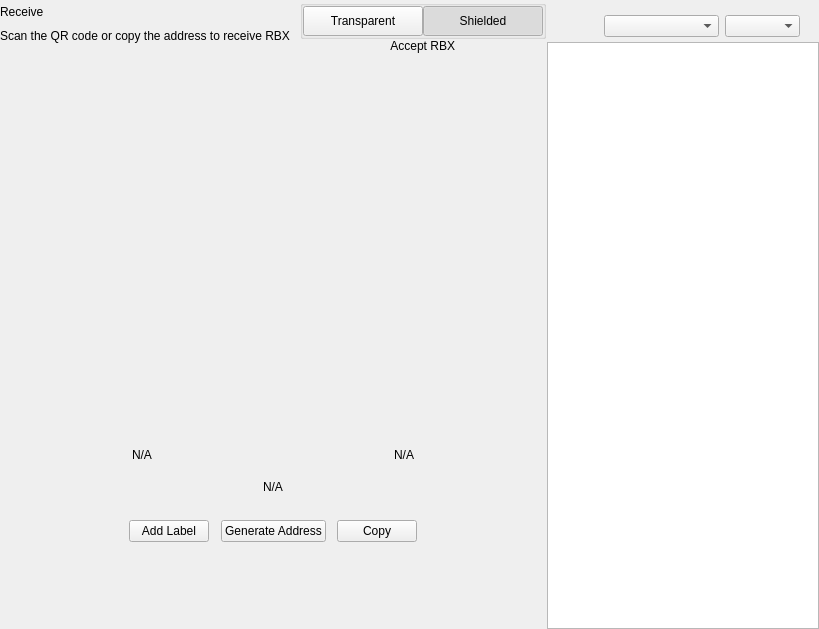
<?xml version="1.0" encoding="UTF-8"?>
<ui version="4.0">
 <class>ReceiveWidget</class>
 <widget class="QWidget" name="ReceiveWidget">
  <property name="geometry">
   <rect>
    <x>0</x>
    <y>0</y>
    <width>819</width>
    <height>629</height>
   </rect>
  </property>
  <property name="minimumSize">
   <size>
    <width>0</width>
    <height>0</height>
   </size>
  </property>
  <property name="windowTitle">
   <string>Form</string>
  </property>
  <layout class="QHBoxLayout" name="horizontalLayout_2" stretch="2,1">
   <property name="spacing">
    <number>0</number>
   </property>
   <property name="leftMargin">
    <number>0</number>
   </property>
   <property name="topMargin">
    <number>0</number>
   </property>
   <property name="rightMargin">
    <number>0</number>
   </property>
   <property name="bottomMargin">
    <number>0</number>
   </property>
   <item>
    <widget class="QWidget" name="left" native="true">
     <layout class="QVBoxLayout" name="verticalLayout_3">
      <property name="leftMargin">
       <number>0</number>
      </property>
      <property name="topMargin">
       <number>0</number>
      </property>
      <property name="rightMargin">
       <number>0</number>
      </property>
      <property name="bottomMargin">
       <number>0</number>
      </property>
      <item>
       <layout class="QVBoxLayout" name="verticalLayout_2">
        <property name="spacing">
         <number>0</number>
        </property>
        <property name="leftMargin">
         <number>0</number>
        </property>
        <item>
         <layout class="QHBoxLayout" name="horizontalLayout_3">
          <property name="spacing">
           <number>0</number>
          </property>
          <item>
           <layout class="QVBoxLayout" name="verticalLayout_4">
            <property name="spacing">
             <number>5</number>
            </property>
            <item>
             <widget class="QLabel" name="labelTitle">
              <property name="text">
               <string>Receive</string>
              </property>
             </widget>
            </item>
            <item alignment="Qt::AlignTop">
             <widget class="QLabel" name="labelSubtitle1">
              <property name="text">
               <string>Scan the QR code or copy the address to receive RBX</string>
              </property>
             </widget>
            </item>
           </layout>
          </item>
          <item>
           <spacer name="horizontalSpacer">
            <property name="orientation">
             <enum>Qt::Horizontal</enum>
            </property>
            <property name="sizeHint" stdset="0">
             <size>
              <width>40</width>
              <height>20</height>
             </size>
            </property>
           </spacer>
          </item>
          <item>
           <widget class="QWidget" name="containerViewPrivacyChecks" native="true">
            <layout class="QVBoxLayout" name="containerPrivacyChecks">
             <property name="spacing">
              <number>0</number>
             </property>
             <property name="leftMargin">
              <number>0</number>
             </property>
             <property name="topMargin">
              <number>0</number>
             </property>
             <property name="rightMargin">
              <number>0</number>
             </property>
             <property name="bottomMargin">
              <number>0</number>
             </property>
             <item alignment="Qt::AlignHCenter|Qt::AlignVCenter">
              <widget class="QGroupBox" name="groupBox">
               <property name="title">
                <string/>
               </property>
               <layout class="QHBoxLayout" name="horizontalLayout_2_1">
                <property name="spacing">
                 <number>0</number>
                </property>
                <property name="leftMargin">
                 <number>0</number>
                </property>
                <property name="topMargin">
                 <number>0</number>
                </property>
                <property name="rightMargin">
                 <number>0</number>
                </property>
                <property name="bottomMargin">
                 <number>0</number>
                </property>
                <item>
                 <widget class="QPushButton" name="pushLeft">
                  <property name="minimumSize">
                   <size>
                    <width>120</width>
                    <height>30</height>
                   </size>
                  </property>
                  <property name="maximumSize">
                   <size>
                    <width>120</width>
                    <height>30</height>
                   </size>
                  </property>
                  <property name="focusPolicy">
                   <enum>Qt::NoFocus</enum>
                  </property>
                  <property name="text">
                   <string>Transparent</string>
                  </property>
                  <property name="checkable">
                   <bool>true</bool>
                  </property>
                  <property name="autoExclusive">
                   <bool>true</bool>
                  </property>
                 </widget>
                </item>
                <item>
                 <widget class="QPushButton" name="pushRight">
                  <property name="minimumSize">
                   <size>
                    <width>120</width>
                    <height>30</height>
                   </size>
                  </property>
                  <property name="maximumSize">
                   <size>
                    <width>120</width>
                    <height>30</height>
                   </size>
                  </property>
                  <property name="focusPolicy">
                   <enum>Qt::NoFocus</enum>
                  </property>
                  <property name="text">
                   <string>Shielded</string>
                  </property>
                  <property name="checkable">
                   <bool>true</bool>
                  </property>
                  <property name="checked">
                   <bool>true</bool>
                  </property>
                  <property name="autoExclusive">
                   <bool>true</bool>
                  </property>
                 </widget>
                </item>
               </layout>
              </widget>
             </item>
             <item alignment="Qt::AlignHCenter|Qt::AlignTop">
              <widget class="QLabel" name="labelSubtitle2">
               <property name="text">
                <string>Accept RBX</string>
               </property>
               <property name="alignment">
                <set>Qt::AlignRight|Qt::AlignTrailing|Qt::AlignVCenter</set>
               </property>
              </widget>
             </item>
            </layout>
           </widget>
          </item>
         </layout>
        </item>
        <item>
         <spacer name="verticalSpacer_2">
          <property name="orientation">
           <enum>Qt::Vertical</enum>
          </property>
          <property name="sizeType">
           <enum>QSizePolicy::Expanding</enum>
          </property>
          <property name="sizeHint" stdset="0">
           <size>
            <width>20</width>
            <height>50</height>
           </size>
          </property>
         </spacer>
        </item>
        <item alignment="Qt::AlignHCenter">
         <widget class="QWidget" name="layoutQR" native="true">
          <property name="maximumSize">
           <size>
            <width>510</width>
            <height>16777215</height>
           </size>
          </property>
          <layout class="QVBoxLayout" name="verticalLayoutQr">
           <item>
            <spacer name="verticalSpacer11">
             <property name="orientation">
              <enum>Qt::Vertical</enum>
             </property>
             <property name="sizeType">
              <enum>QSizePolicy::Fixed</enum>
             </property>
             <property name="sizeHint" stdset="0">
              <size>
               <width>20</width>
               <height>20</height>
              </size>
             </property>
            </spacer>
           </item>
           <item alignment="Qt::AlignHCenter">
            <widget class="QLabel" name="labelQrImg">
             <property name="minimumSize">
              <size>
               <width>260</width>
               <height>260</height>
              </size>
             </property>
             <property name="maximumSize">
              <size>
               <width>260</width>
               <height>260</height>
              </size>
             </property>
             <property name="text">
              <string/>
             </property>
             <property name="alignment">
              <set>Qt::AlignCenter</set>
             </property>
            </widget>
           </item>
           <item>
            <spacer name="verticalSpacer_21">
             <property name="orientation">
              <enum>Qt::Vertical</enum>
             </property>
             <property name="sizeType">
              <enum>QSizePolicy::Fixed</enum>
             </property>
             <property name="sizeHint" stdset="0">
              <size>
               <width>20</width>
               <height>30</height>
              </size>
             </property>
            </spacer>
           </item>
           <item>
            <widget class="QWidget" name="widget" native="true">
             <property name="minimumSize">
              <size>
               <width>0</width>
               <height>0</height>
              </size>
             </property>
             <layout class="QHBoxLayout" name="horizontalLayout_5">
              <item>
               <widget class="QLabel" name="labelLabel">
                <property name="text">
                 <string notr="true">N/A</string>
                </property>
               </widget>
              </item>
              <item>
               <spacer name="horizontalSpacer_2">
                <property name="orientation">
                 <enum>Qt::Horizontal</enum>
                </property>
                <property name="sizeHint" stdset="0">
                 <size>
                  <width>141</width>
                  <height>20</height>
                 </size>
                </property>
               </spacer>
              </item>
              <item>
               <widget class="QLabel" name="labelDate">
                <property name="text">
                 <string notr="true">N/A</string>
                </property>
                <property name="alignment">
                 <set>Qt::AlignRight|Qt::AlignTrailing|Qt::AlignVCenter</set>
                </property>
               </widget>
              </item>
             </layout>
            </widget>
           </item>
           <item>
            <widget class="QLabel" name="labelAddress">
             <property name="sizePolicy">
              <sizepolicy hsizetype="Expanding" vsizetype="Preferred">
               <horstretch>0</horstretch>
               <verstretch>0</verstretch>
              </sizepolicy>
             </property>
             <property name="minimumSize">
              <size>
               <width>300</width>
               <height>0</height>
              </size>
             </property>
             <property name="text">
              <string notr="true">N/A</string>
             </property>
             <property name="alignment">
              <set>Qt::AlignCenter</set>
             </property>
            </widget>
           </item>
           <item>
            <spacer name="verticalSpacer_4">
             <property name="orientation">
              <enum>Qt::Vertical</enum>
             </property>
             <property name="sizeType">
              <enum>QSizePolicy::Fixed</enum>
             </property>
             <property name="sizeHint" stdset="0">
              <size>
               <width>20</width>
               <height>20</height>
              </size>
             </property>
            </spacer>
           </item>
           <item>
            <layout class="QHBoxLayout" name="horizontalLayout_4">
             <item alignment="Qt::AlignHCenter">
              <widget class="QPushButton" name="pushButtonLabel">
               <property name="focusPolicy">
                <enum>Qt::NoFocus</enum>
               </property>
               <property name="text">
                <string>Add Label</string>
               </property>
              </widget>
             </item>
             <item alignment="Qt::AlignHCenter">
              <widget class="QPushButton" name="pushButtonNewAddress">
               <property name="focusPolicy">
                <enum>Qt::NoFocus</enum>
               </property>
               <property name="text">
                <string>Generate Address</string>
               </property>
              </widget>
             </item>
             <item alignment="Qt::AlignHCenter">
              <widget class="QPushButton" name="pushButtonCopy">
               <property name="focusPolicy">
                <enum>Qt::NoFocus</enum>
               </property>
               <property name="text">
                <string>Copy</string>
               </property>
              </widget>
             </item>
            </layout>
           </item>
           <item>
            <spacer name="verticalSpacer_3">
             <property name="orientation">
              <enum>Qt::Vertical</enum>
             </property>
             <property name="sizeType">
              <enum>QSizePolicy::Expanding</enum>
             </property>
             <property name="sizeHint" stdset="0">
              <size>
               <width>20</width>
               <height>20</height>
              </size>
             </property>
            </spacer>
           </item>
          </layout>
         </widget>
        </item>
        <item>
         <spacer name="verticalSpacer">
          <property name="orientation">
           <enum>Qt::Vertical</enum>
          </property>
          <property name="sizeHint" stdset="0">
           <size>
            <width>20</width>
            <height>40</height>
           </size>
          </property>
         </spacer>
        </item>
       </layout>
      </item>
     </layout>
    </widget>
   </item>
   <item>
    <widget class="QWidget" name="right" native="true">
     <layout class="QVBoxLayout" name="verticalLayout_5">
      <property name="spacing">
       <number>0</number>
      </property>
      <property name="leftMargin">
       <number>1</number>
      </property>
      <property name="topMargin">
       <number>0</number>
      </property>
      <property name="rightMargin">
       <number>0</number>
      </property>
      <property name="bottomMargin">
       <number>0</number>
      </property>
      <item>
       <layout class="QVBoxLayout" name="container_right">
        <property name="spacing">
         <number>0</number>
        </property>
        <property name="leftMargin">
         <number>0</number>
        </property>
        <property name="rightMargin">
         <number>0</number>
        </property>
        <item>
         <layout class="QVBoxLayout" name="verticalLayout">
          <property name="spacing">
           <number>6</number>
          </property>
          <property name="leftMargin">
           <number>19</number>
          </property>
          <property name="rightMargin">
           <number>19</number>
          </property>
          <item>
           <widget class="OptionButton" name="btnRequest" native="true"/>
          </item>
          <item>
           <widget class="OptionButton" name="btnMyAddresses" native="true">
            <property name="sizePolicy">
             <sizepolicy hsizetype="Preferred" vsizetype="Minimum">
              <horstretch>0</horstretch>
              <verstretch>0</verstretch>
             </sizepolicy>
            </property>
           </widget>
          </item>
         </layout>
        </item>
        <item>
         <widget class="QWidget" name="sortWidget" native="true">
          <layout class="QHBoxLayout" name="horizontalLayout_6">
           <property name="leftMargin">
            <number>19</number>
           </property>
           <property name="rightMargin">
            <number>19</number>
           </property>
           <property name="bottomMargin">
            <number>5</number>
           </property>
           <item>
            <spacer name="horizontalSpacer_3">
             <property name="orientation">
              <enum>Qt::Horizontal</enum>
             </property>
             <property name="sizeHint" stdset="0">
              <size>
               <width>40</width>
               <height>20</height>
              </size>
             </property>
            </spacer>
           </item>
           <item>
            <widget class="QComboBox" name="comboBoxSort">
             <property name="sizePolicy">
              <sizepolicy hsizetype="Preferred" vsizetype="Fixed">
               <horstretch>0</horstretch>
               <verstretch>0</verstretch>
              </sizepolicy>
             </property>
             <property name="minimumSize">
              <size>
               <width>115</width>
               <height>0</height>
              </size>
             </property>
            </widget>
           </item>
           <item>
            <widget class="QComboBox" name="comboBoxSortOrder">
             <property name="sizePolicy">
              <sizepolicy hsizetype="Preferred" vsizetype="Fixed">
               <horstretch>0</horstretch>
               <verstretch>0</verstretch>
              </sizepolicy>
             </property>
             <property name="minimumSize">
              <size>
               <width>75</width>
               <height>0</height>
              </size>
             </property>
            </widget>
           </item>
          </layout>
         </widget>
        </item>
        <item>
         <widget class="QListView" name="listViewAddress"/>
        </item>
       </layout>
      </item>
     </layout>
    </widget>
   </item>
  </layout>
 </widget>
 <customwidgets>
  <customwidget>
   <class>OptionButton</class>
   <extends>QWidget</extends>
   <header>qt/rbx/optionbutton.h</header>
   <container>1</container>
  </customwidget>
 </customwidgets>
 <resources/>
 <connections/>
</ui>
